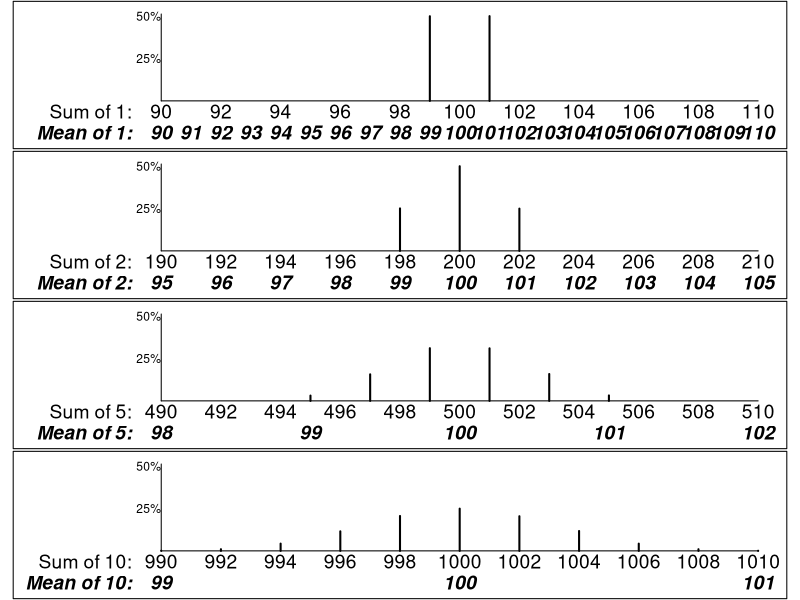
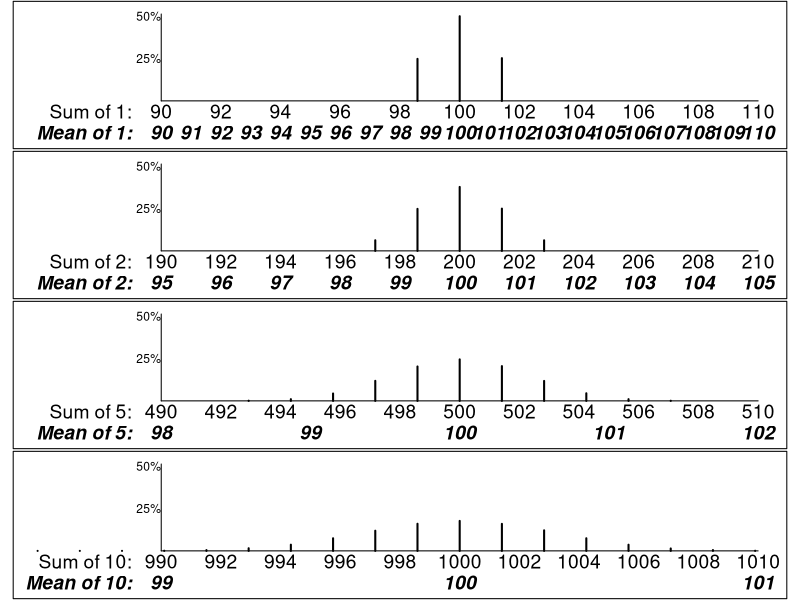

Source code (R) for these figures, in order:
## ---- chunk 1

plotMeterMeasurements = function(error){
  
    possible.n = c(1,2,5,10)
    n.sampled.possibilities = 100000
    nr = length(possible.n)
    par(mfrow=c(nr,1),mar = c(0.1,1,0.1,1) )

    for(r in 1:nr){
       n = possible.n[r]
       lengths = rep(0,n.sampled.possibilities)
       for (i in 1:n) { lengths = lengths + 
                        100 +
                sample(errors,n.sampled.possibilities,replace=TRUE)
        }
        f = table(lengths)
        max.e = 10

        XLIM=n*100 + c(-max.e,max.e)
        plot(f,yaxt="n", xaxt="n",
           xlim=c(XLIM[1]-4,XLIM[2]),
           ylim=c(-0.25,1/1.8)*n.sampled.possibilities)
        segments(XLIM[1], 0, XLIM[2], 0)
    
        segments(XLIM[1],0,XLIM[1],n.sampled.possibilities/1.95)
        for(pct in seq(25,50,25)){
    	     text(XLIM[1],n.sampled.possibilities*pct/100,
    	         paste(toString(pct),"%",sep=""),adj=c(1,0.5),cex=1.1)
        }
    
       dy = n.sampled.possibilities/8
       for(l in seq(XLIM[1],XLIM[2],2) ){
          text(l,0,toString(l),cex=1.75,adj=c(0.5,1.25))
          if(l == XLIM[1]) text(XLIM[1]-1,0,
                  paste("Sum of ",toString(n),":",sep=""),
                  cex=1.75,adj=c(1,1.25))
        }
      for(l in seq(XLIM[1],XLIM[2],n) ){
         text(l,-dy,toString(l/n),cex=1.75,adj=c(0.5,1.25),font=4)
         if(l == XLIM[1]) text(XLIM[1]-1,-dy,
                  paste("Mean of ",toString(n),":",sep=""),
                        cex=1.75,adj=c(1,1.25),font=4)
       }
    
  }

}

errors = c(-1,1)
plotMeterMeasurements(errors)
## ---- chunk 2

errors = sqrt(2)*c(-1,0,0,1)
plotMeterMeasurements(errors)
   
